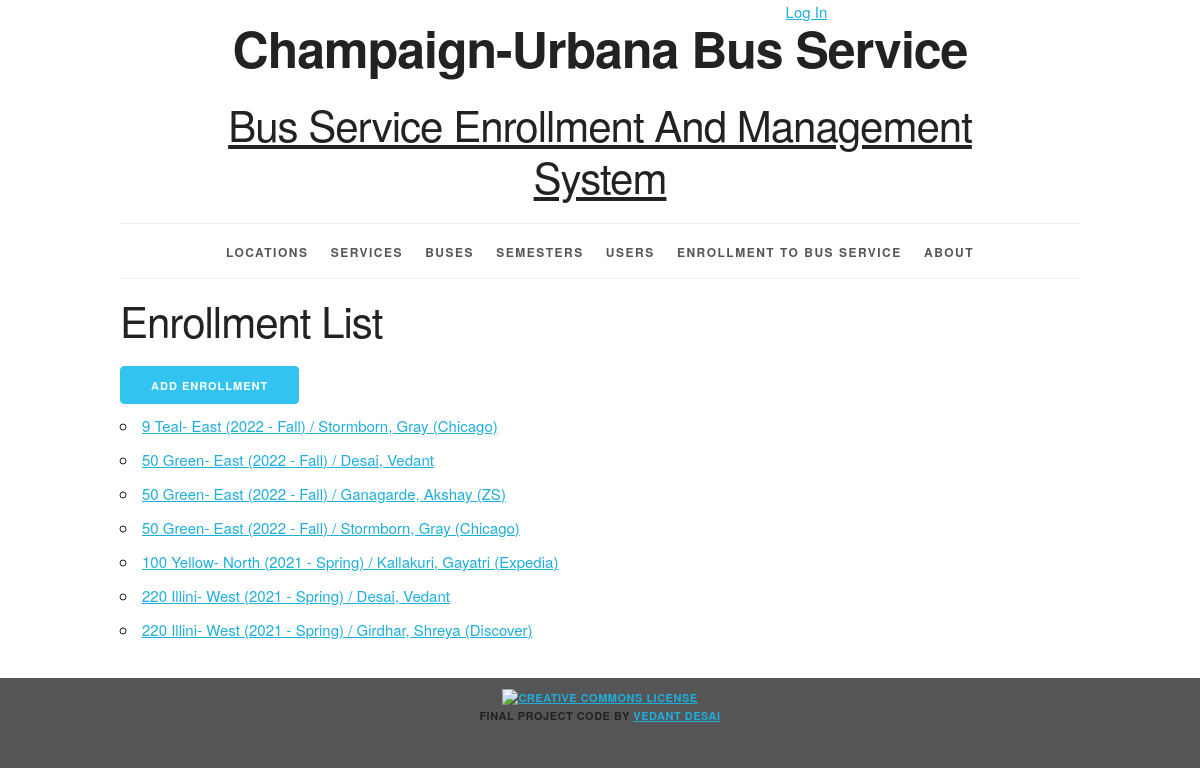
Before: /enrollment/ with the older database file.
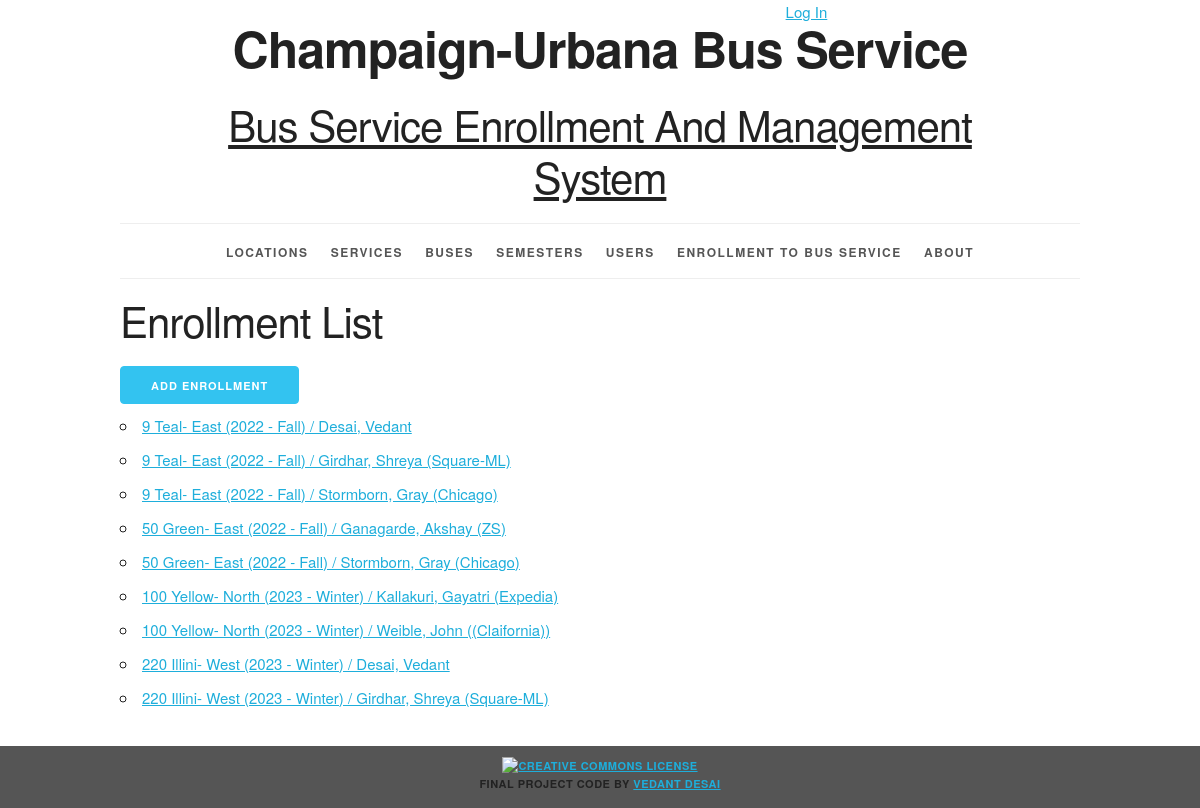
After: the same page with the newer database file.
### bookinginfo/models.py (models this page shows, shortened)
class Enrollment(models.Model):
    enroll_id = models.AutoField(primary_key=True)
    user = models.ForeignKey(User, related_name='enrollments', on_delete=models.PROTECT)
    service = models.ForeignKey(Service, related_name='enrollments', on_delete=models.PROTECT)
    def __str__(self):
        return '%s / %s' % (self.service, self.user)
    def get_absolute_url(self):
        return reverse('bookinginfo_enrollment_detail_urlpattern',
                       kwargs={'pk': self.pk}
                       )
    class Meta:
        ordering = ['service', 'user']
        constraints = [
            UniqueConstraint(fields=['service', 'user'], name='unique_enrollment')
        ]

class Service(models.Model):
    service_id = models.AutoField(primary_key=True)
    trip_direction = models.CharField(max_length=45)
    start_location = models.ForeignKey(LocationDetail, related_name='startlocation', on_delete=models.PROTECT)
    end_location = models.ForeignKey(LocationDetail, related_name='endlocation', on_delete=models.PROTECT)
    bus = models.ForeignKey(BusName, related_name='schedules', on_delete=models.PROTECT)
    semester = models.ForeignKey(Semester, related_name='schedules', on_delete=models.PROTECT)
    def __str__(self):
        return '%s %s- %s (%s)' % (self.bus.bus_number, self.bus.bus_name, self.trip_direction, self.semester.__str__())
    class Meta:
        ordering = ['bus', 'trip_direction', 'semester']
        constraints = [
            UniqueConstraint(fields=['semester', 'bus', 'trip_direction'], name='unique_service')
        ]

class BusName(models.Model):
    bus_id = models.AutoField(primary_key=True)
    bus_name = models.CharField(max_length=155)
    bus_number = models.IntegerField(unique=True)
    class Meta:
        ordering = ['bus_number', 'bus_name']
        constraints = [
            UniqueConstraint(fields=['bus_number', 'bus_name'], name='unique_busName')
        ]

class Semester(models.Model):
    semester_id = models.AutoField(primary_key=True)
    year = models.ForeignKey(Year, related_name='semesters', on_delete=models.PROTECT)
    period = models.ForeignKey(Period, related_name='semesters', on_delete=models.PROTECT)
    def __str__(self):
        return '%s - %s' % (self.year.year, self.period.period_name)
    class Meta:
        ordering = ['year__year', 'period__period_sequence']
        constraints = [
            UniqueConstraint(fields=['year', 'period'], name='unique_semester')
        ]

class Year(models.Model):
    year_id = models.AutoField(primary_key=True)
    year = models.IntegerField(unique=True)
    class Meta:
        ordering = ['year']

class Period(models.Model):
    period_id = models.AutoField(primary_key=True)
    period_sequence = models.IntegerField(unique=True)
    period_name = models.CharField(max_length=45, unique=True, default='')
    class Meta:
        ordering = ['period_sequence']

class User(models.Model):
    user_id = models.AutoField(primary_key=True)
    first_name = models.CharField(max_length=45)
    last_name = models.CharField(max_length=45)
    disambiguator = models.CharField(max_length=45, blank=True, default='')
    def __str__(self):
        result = ''
        if self.disambiguator == '':
            result = '%s, %s' % (self.last_name, self.first_name)
        else:
            result = '%s, %s (%s)' % (self.last_name, self.first_name, self.disambiguator)
        return result
    class Meta:
        ordering = ['last_name', 'first_name', 'disambiguator']
        constraints = [
            UniqueConstraint(fields=['last_name', 'first_name', 'disambiguator'], name='unique_user')
        ]

### bookinginfo/views.py (the view)
class EnrollmentList(ListView):
    model = Enrollment

### bookinginfo/templates/bookinginfo/enrollment_list.html (shortened to what this page needs)
{% extends 'bookinginfo/base.html' %}
{% block content %}
<h2>Enrollment List</h2>
    <div>
    <a href="{% url 'bookinginfo_enrollment_create_urlpattern' %} "class="button button-primary">Add Enrollment</a>
    </div>
<ul>
    {% for enrollment in enrollment_list %}
    <li>
      <a href="{{ enrollment.get_absolute_url }}">{{ enrollment }}</a>
    </li>
    {% empty %}
      <li><em> There are currently no enrollments available.</em></li>
    {% endfor %}
</ul>
{% endblock %}

### bookinginfo/templates/bookinginfo/base.html (shortened to what this page needs)
{% load static %}
<!DOCTYPE html>
<html lang="en">
<head>
    <link rel="stylesheet" type="text/css"
          href="{% static 'coursinfo/normalize.css' %}">
    <link rel="stylesheet" type="text/css"
          href="{% static 'courseinfo/skeleton.css' %}">
    <link rel="stylesheet" type="text/css"
          href="{% static 'courseinfo/style.css' %}">
</head>
<body>
<div class="container">
    <div class="status row">
        <div class="offset-by-eight four columns">
            <ul class="inline">
                {% if user.is_authenticated %}
                    <li><a href="{% url 'logout_urlpattern' %}">
                        Log Out, {{ user.get_username }}</a></li>
                {% else %}
                    <li><a href="{% url 'login_urlpattern' %}">
                        Log In</a></li>
                {% endif %}
            </ul>
        </div>
    </div>
    <header class="row">
        <div class="offset-by-one ten columns">
            <h1><b>Champaign-Urbana Bus Service</b></h1>
            <h2><u>Bus Service Enrollment And Management System</u></h2>
        </div>
    </header>
    <nav>
        <ul>
            <li>
                <a href="{% url 'bookinginfo_location_list_urlpattern' %}">
                    Locations</a></li>
            <li>
                <a href="{% url 'bookinginfo_service_list_urlpattern' %}">
                    Services</a></li>
            <li>
                <a href="{% url 'bookinginfo_bus_list_urlpattern' %}">
                    Buses</a></li>
            <li>
                <a href="{% url 'bookinginfo_semester_list_urlpattern' %}">
                    Semesters</a></li>
            <li>
                <a href="{% url 'bookinginfo_user_list_urlpattern' %}">
                    Users</a></li>
            <li>
                <a href="{% url 'bookinginfo_enrollment_list_urlpattern' %}">
                    Enrollment to Bus Service</a></li>
            <li>
                <a href="{% url 'about_urlpattern' %}">About</a>
            </li>
        </ul>
    </nav>
    <main>
        {% block content %}{% endblock %}
    </main>
</div>
<footer>
    <p>
        <a rel="license" href="http://creativecommons.org/licenses/by-sa/4.0/">
            <img alt="Creative Commons License" style="border-width:0"
                 src="https://i.creativecommons.org/l/by-sa/4.0/88x31.png"/>
        </a><br/><span xmlns:dct="http://purl.org/dc/terms/" property="dct:title">Final Project code </span>
        by
        <a xmlns:cc="http://creativecommons.org/ns#" href="https://www.linkedin.com/in/vedant--desai" property="cc:attributionName"
           rel="cc:attributionURL">Vedant Desai</a>
    </p>
</footer>
</body>
</html>

### bookinginfo/static/courseinfo/skeleton.css (style rules this page uses)
.container { position: relative; width: 100%; max-width: 960px; margin: 0 auto; padding: 0 20px; box-sizing: border-box; }
.column, .columns { width: 100%; float: left; box-sizing: border-box; }
@media (min-width: 400px) { .container { width: 85%; padding: 0; } }
@media (min-width: 550px) { .container { width: 80%; } }
@media (min-width: 550px) { .column, .columns { margin-left: 4%; } }
@media (min-width: 550px) { .column:first-child, .columns:first-child { margin-left: 0; } }
@media (min-width: 550px) { .four.columns { width: 30.6666666667%; } }
@media (min-width: 550px) { .ten.columns { width: 82.6666666667%; } }
@media (min-width: 550px) { .offset-by-one.column, .offset-by-one.columns { margin-left: 8.66666666667%; } }
@media (min-width: 550px) { .offset-by-eight.column, .offset-by-eight.columns { margin-left: 69.3333333333%; } }
html { font-size: 62.5%; }
body { font-size: 1.5em; line-height: 1.6; font-weight: 400; font-family: "Raleway", "HelveticaNeue", "Helvetica Neue", Helvetica, Arial, sans-serif; color: #222; }
h1, h2, h3, h4, h5, h6 { margin-top: 0; margin-bottom: 2rem; font-weight: 300; }
h1 { font-size: 4.0rem; line-height: 1.2; letter-spacing: -.1rem; }
h2 { font-size: 3.6rem; line-height: 1.25; letter-spacing: -.1rem; }
@media (min-width: 550px) { h1 { font-size: 5.0rem; } }
@media (min-width: 550px) { h2 { font-size: 4.2rem; } }
p { margin-top: 0; }
a { color: #1EAEDB; }
.button, button, input[type="submit"], input[type="reset"], input[type="button"] { display: inline-block; height: 38px; padding: 0 30px; color: #555; text-align: center; font-size: 11px; font-weight: 600; line-height: 38px; letter-spacing: .1rem; text-transform: uppercase; text-decoration: none; white-space: nowrap; background-color: transparent; border-radius: 4px; border: 1px solid #bbb; cursor: pointer; box-sizing: border-box; }
.button.button-primary, button.button-primary, input[type="submit"].button-primary, input[type="reset"].button-primary, input[type="button"].button-primary { color: #FFF; background-color: #33C3F0; border-color: #33C3F0; }
ul { list-style: circle inside; }
ol, ul { padding-left: 0; margin-top: 0; }
li { margin-bottom: 1rem; }
button, .button { margin-bottom: 1rem; }
pre, blockquote, dl, figure, table, p, ul, ol, form { margin-bottom: 2.5rem; }
.container:after, .row:after, .u-cf { content: ""; display: table; clear: both; }

### bookinginfo/static/courseinfo/style.css (style rules this page uses)
html { height: 100%; background-color: #555; }
body { background-color: white; }
body>div>header { text-align: center;; }
header h1 { display: inline-block; font-weight: normal; font-style: normal; width: 100%; margin-top: 0; padding-top: 0; }
nav { border-top: 1px solid #eee; width: 100%; border-bottom: 1px solid #eee; margin: 0 0 1em; padding: 0; }
nav ul { margin: 0; padding: 1em 0; list-style-type: none; text-align: center; }
nav ul li { display: inline; padding: 0; margin: 0 0.25em; font-weight: 600; text-transform: uppercase; text-align: center; font-size: 1rem; letter-spacing: .10rem; }
@media (min-width: 400px) { nav ul li { letter-spacing: .15rem; font-size: 1.2rem; margin: 0 0.5em; } }
@media (min-width: 550px) { nav ul li { margin: 0 0.75em; } }
nav ul li a { color: #555; text-decoration: none; background-color: transparent; cursor: pointer; }
.inline { list-style-type: none; padding: 0; margin: 0 0 -0.5em; }
.inline li { display: inline; }
body>footer { width: 100%; background-color: #555; font-size: 1.1rem; letter-spacing: .05rem; font-weight: 600; text-transform: uppercase; text-align: center; padding: 1em 0; margin: 1em 0; }
body>footer p { margin-bottom: 0.5rem; }

Changed rows visible on the page:
changed Enrollment: service+user "50 Green- East (2022 - Fall) / Desai, Vedant" → "9 Teal- East (2022 - Fall) / Desai, Vedant"; moves up the list
added Enrollment: service+user "9 Teal- East (2022 - Fall) / Girdhar, Shreya (Square-ML)"
changed through a linked row, Enrollment: service+user "100 Yellow- North (2021 - Spring) / Kallakuri, Gayatri (Expedia)" → "100 Yellow- North (2023 - Winter) / Kallakuri, Gayatri (Expedia)"
added Enrollment: service+user "100 Yellow- North (2023 - Winter) / Weible, John ((Claifornia))"
changed through a linked row, Enrollment: service+user "220 Illini- West (2021 - Spring) / Desai, Vedant" → "220 Illini- West (2023 - Winter) / Desai, Vedant"
changed through a linked row, Enrollment: service+user "220 Illini- West (2021 - Spring) / Girdhar, Shreya (Discover)" → "220 Illini- West (2023 - Winter) / Girdhar, Shreya (Square-ML)"
